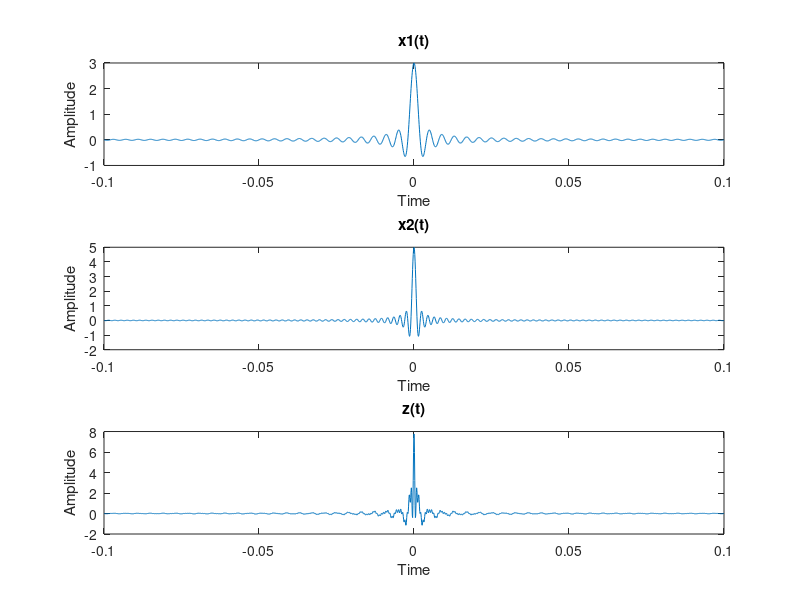

MATLAB code for this plot: (Note: this script raises an error after producing the figure.)
% Parameters
Fs = 16000;                                                                                            % Sampling frequency (Hz)
t = linspace(-0.1, 0.1, 2000);                                                                    % Time vector (0.2 second duration)
w1 = 6000;                                                                                              % Frequency for y(t) modulation
A1 = 3;                                                                                                   % Amplitude for x1_t
A2 = 5;                                                                                                   % Amplitude for x2_t
Ux = 0.99;
% colors = rand(6,length(t));

% Frequency vector
% Fs = 1 / (16* (t(2) - t(1)));                                                                     % Sampling frequency
df = Fs / length(t);                                                                                    % Frequency resolution
f = (-Fs/2:df:Fs/2-df);                                                                               % Frequency range

% Generate input signals
x1_t = A1 * sinc(500*t);
x2_t = A2 * (sinc(1000*t));
% x1_t = cos(100*pi*t);                                                                                
% x2_t = sin(200*pi*t);                                                                                 
% x1_t = A1 * sinc(200*t);
% x2_t = A2 * (sinc(400*t)).^2;

x1_f = fftshift(fft(x1_t));
x2_f = fftshift(fft(x2_t));
z1_t = x2_t .* cos(w1*t);
z_t = x1_t + z1_t ;
z_f = fftshift(fft(z_t));

subplot (3,1,1); plot(t,x1_t); title('x1(t)'); xlabel('Time'); ylabel('Amplitude');
subplot (3,1,2); plot(t,x2_t); title('x2(t)'); xlabel('Time'); ylabel('Amplitude');
subplot (3,1,3); plot(t,z_t); title('z(t)'); xlabel('Time'); ylabel('Amplitude'); 
sgtitle('Time variant inputs');

figure;
subplot (3,1,1); plot(f,abs(x1_f)); title('x1(f)'); xlabel('Frequency'); ylabel('Magnitude');
subplot (3,1,2); plot(f,abs(x2_f)); title('x2(f)'); xlabel('Frequency'); ylabel('Magnitude');
subplot (3,1,3); plot(f,abs(z_f)); title('z(f)'); xlabel('Frequency'); ylabel('Magnitude');
sgtitle('Frequency double side spectrum');

% AM modulation
% Ux = rand;                                                                                           % Random Ux 0 : 1
carrier_freq = 2000;                                                                                % Carrier frequency
Ac = 3;                                                                                                   % Carrier amplitude
m_c = Ac*cos(2*pi*carrier_freq*t).*(1 + ( Ux .* z_t  ))  ;
M_c = fftshift(fft(m_c));

figure
subplot (2,1,1); plot(t,m_c); title('m(t)'); xlabel('Time'); ylabel('Amplitude');
subplot (2,1,2); plot(f,abs(M_c)); title('m(f)'); xlabel('Frequency'); ylabel('Magnitude');
sgtitle('Modulation Process');


% import functions.envelopeDemodulator.*
% analyticSignal = hilbert(m_c);
% demodulatedSignal = analyticSignal .* exp(-2j*pi*carrier_freq*t);
% Push_t =  demodulatedSignal / sqrt(2);
% Push_f = abs(fftshift(fft(Push_t)));
% Push_f1 = Push_t .*abs(fftshift(fft((4000).*sinc(4000*t))));
% Push_t  = envelopeDemodulator(m_c);


% Push demodulation
figure
R1 = 4e3;       C1 = 1e-6;      tow_0 = R1*C1;
% R1 = 1e3;       C1 = 1e-6;      tow_0 = R1*C1;
V_0 = 0;         T_0 = 0;
v_c = V_0 * exp((t(1))/tow_0);
v_o = zeros(1,length (t));
for n = 2:length(t) -1
    if m_c(n) >= v_c
        v_o(n) = m_c(n);
        T_0 = t(n);
        V_0 = m_c(n);
        v_c = V_0 * exp(-(t(n+1) -T_0)/tow_0);
    else
        v_o (n) = v_c;
        v_c = V_0 * exp(-(t(n+1) -T_0)/tow_0);
    end    
end    
Push_t = v_o;

% % Removieng Dc from signal
mean_value = mean(Push_t);
demodulated_signal = Push_t - mean_value;

Push_f = fftshift(fft(demodulated_signal));
subplot (2,1,1); plot(t,demodulated_signal,'.-r'); title('P(t)'); xlabel('Time'); ylabel('Amplitude');
hold;
subplot (2,1,1); plot(t,abs(m_c)); title('P(f)'); xlabel('Frequency'); ylabel('Magnitude');
sgtitle('Demodulation');




%Extracting enterd signals with filtering
%Design low-pass filters

flp1 = fir1(100, 0.1);
flp2 = fir1(200, 0.2);

% Apply low-pass filters
x1_filtered = filtfilt(flp1, 1, Push_t);
x2_filtered = filtfilt(flp2, 1, Push_t);
% tv =  x2_filtered ./ cos(2000*t);
figure
subplot(2,1,1);
plot(t,x1_filtered);

subplot(2,1,2)
plot(t,x2_filtered)

